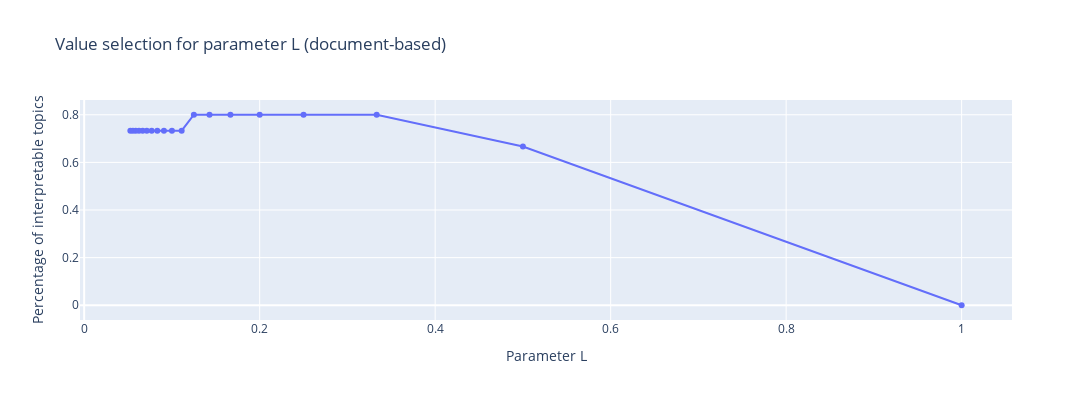

Notebook source saved alongside this figure:
### Markdown cell above
The following chart shows that the percentage of potentially interpretable topics for “high enough” levels of L is not large enough, so the paragraph-based interpretation can be explored.

### Code cell
list_perc1 = []
for i in list_L:
    num = perc(i, df_topic_distribution)
    list_perc1.append(num)

df_L1 = pd.DataFrame({'Parameter L': list_L, 'Percentage of interpretable topics': list_perc1})
fig_L1 = px.line(df_L1, x = 'Parameter L', y="Percentage of interpretable topics", title = 'Value selection for parameter L (document-based)')
fig_L1.update_layout(autosize=False, width=1200, height=400)
fig_L1.update_traces(mode = "lines + markers")
fig_L1.show()

### Figure 1 — Plotly figure (JSON) as saved in the notebook; plotly's stock layout.template omitted (floating-point values rounded to 4 significant figures)
{"data": [{"hovertemplate": "Parameter L=%{x}<br>Percentage of interpretable topics=%{y}<extra></extra>", "legendgroup": "", "line": {"color": "#636efa", "dash": "solid"}, "mode": "lines+markers", "name": "", "orientation": "v", "showlegend": false, "type": "scatter", "x": [1, 0.5, 0.3333, 0.25, 0.2, 0.1667, 0.1429, 0.125, 0.1111, 0.1, 0.09091, 0.08333, 0.07692, 0.07143, 0.06667, 0.0625, 0.05882, 0.05556, 0.05263], "xaxis": "x", "y": [0, 0.6667, 0.8, 0.8, 0.8, 0.8, 0.8, 0.8, 0.7333, 0.7333, 0.7333, 0.7333, 0.7333, 0.7333, 0.7333, 0.7333, 0.7333, 0.7333, 0.7333], "yaxis": "y"}], "layout": {"autosize": false, "height": 400, "legend": {"tracegroupgap": 0}, "title": {"text": "Value selection for parameter L (document-based)"}, "width": 1200, "xaxis": {"anchor": "y", "domain": [0, 1], "title": {"text": "Parameter L"}}, "yaxis": {"anchor": "x", "domain": [0, 1], "title": {"text": "Percentage of interpretable topics"}}}}
